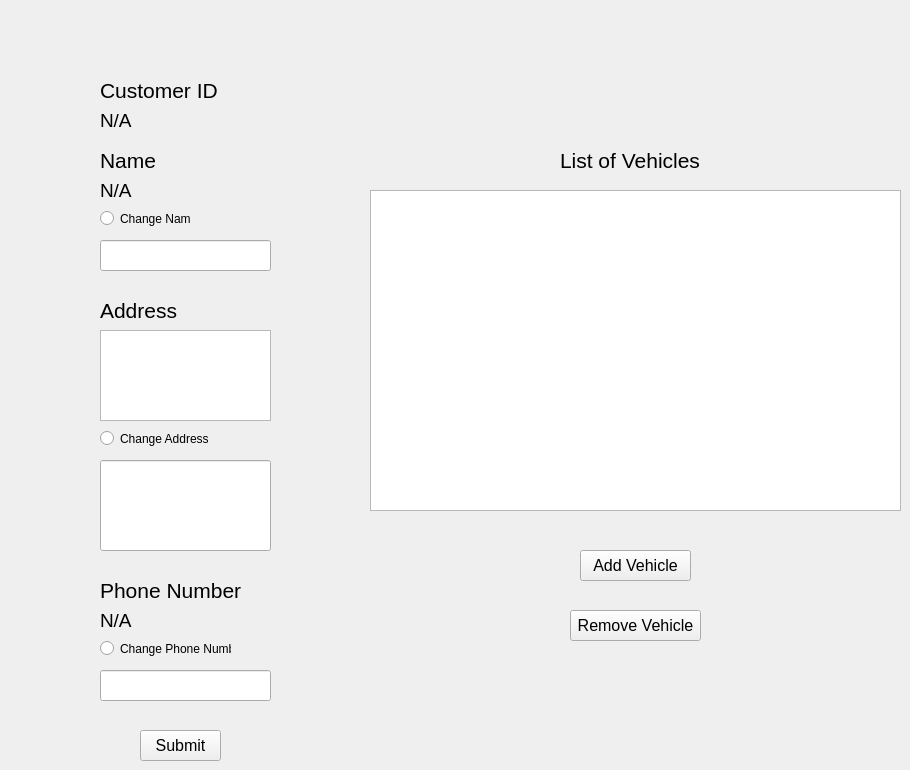
    <widget class="QWidget" name="edit_customer_page">
     <widget class="QLineEdit" name="edit_customer_address_input_box">
      <property name="geometry">
       <rect>
        <x>100</x>
        <y>460</y>
        <width>171</width>
        <height>91</height>
       </rect>
      </property>
     </widget>
     <widget class="QPushButton" name="edit_customer_submit_button">
      <property name="geometry">
       <rect>
        <x>140</x>
        <y>730</y>
        <width>81</width>
        <height>31</height>
       </rect>
      </property>
      <property name="font">
       <font>
        <pointsize>12</pointsize>
       </font>
      </property>
      <property name="text">
       <string>Submit</string>
      </property>
     </widget>
     <widget class="QLabel" name="edit_customer_phone_label">
      <property name="geometry">
       <rect>
        <x>100</x>
        <y>580</y>
        <width>171</width>
        <height>21</height>
       </rect>
      </property>
      <property name="font">
       <font>
        <pointsize>16</pointsize>
       </font>
      </property>
      <property name="text">
       <string>Phone Number</string>
      </property>
     </widget>
     <widget class="QLabel" name="edit_customer_name_label">
      <property name="geometry">
       <rect>
        <x>100</x>
        <y>150</y>
        <width>101</width>
        <height>21</height>
       </rect>
      </property>
      <property name="font">
       <font>
        <pointsize>16</pointsize>
       </font>
      </property>
      <property name="text">
       <string>Name</string>
      </property>
     </widget>
     <widget class="QLineEdit" name="edit_customer_name_input_box">
      <property name="geometry">
       <rect>
        <x>100</x>
        <y>240</y>
        <width>171</width>
        <height>31</height>
       </rect>
      </property>
     </widget>
     <widget class="QLineEdit" name="edit_customer_phone_input_box">
      <property name="geometry">
       <rect>
        <x>100</x>
        <y>670</y>
        <width>171</width>
        <height>31</height>
       </rect>
      </property>
     </widget>
     <widget class="QLabel" name="edit_customer_address_label">
      <property name="geometry">
       <rect>
        <x>100</x>
        <y>300</y>
        <width>101</width>
        <height>21</height>
       </rect>
      </property>
      <property name="font">
       <font>
        <pointsize>16</pointsize>
       </font>
      </property>
      <property name="text">
       <string>Address</string>
      </property>
     </widget>
     <widget class="QLabel" name="edit_customer_id_label">
      <property name="geometry">
       <rect>
        <x>100</x>
        <y>80</y>
        <width>131</width>
        <height>21</height>
       </rect>
      </property>
      <property name="font">
       <font>
        <pointsize>16</pointsize>
       </font>
      </property>
      <property name="text">
       <string>Customer ID</string>
      </property>
     </widget>
     <widget class="QLabel" name="edit_customer_id_display_label">
      <property name="geometry">
       <rect>
        <x>100</x>
        <y>110</y>
        <width>131</width>
        <height>21</height>
       </rect>
      </property>
      <property name="font">
       <font>
        <pointsize>14</pointsize>
       </font>
      </property>
      <property name="text">
       <string>N/A</string>
      </property>
     </widget>
     <widget class="QRadioButton" name="edit_customer_change_name_radioButton">
      <property name="geometry">
       <rect>
        <x>100</x>
        <y>210</y>
        <width>91</width>
        <height>17</height>
       </rect>
      </property>
      <property name="text">
       <string>Change Name</string>
      </property>
     </widget>
     <widget class="QRadioButton" name="edit_customer_change_address_radioButton">
      <property name="geometry">
       <rect>
        <x>100</x>
        <y>430</y>
        <width>111</width>
        <height>17</height>
       </rect>
      </property>
      <property name="text">
       <string>Change Address</string>
      </property>
     </widget>
     <widget class="QRadioButton" name="edit_customer_change_phone_radioButton">
      <property name="geometry">
       <rect>
        <x>100</x>
        <y>640</y>
        <width>131</width>
        <height>17</height>
       </rect>
      </property>
      <property name="text">
       <string>Change Phone Number</string>
      </property>
     </widget>
     <widget class="QPushButton" name="edit_customer_add_vehicle_button">
      <property name="geometry">
       <rect>
        <x>580</x>
        <y>550</y>
        <width>111</width>
        <height>31</height>
       </rect>
      </property>
      <property name="font">
       <font>
        <pointsize>12</pointsize>
       </font>
      </property>
      <property name="text">
       <string>Add Vehicle</string>
      </property>
     </widget>
     <widget class="QPushButton" name="edit_customer_remove_vehicle_button">
      <property name="geometry">
       <rect>
        <x>570</x>
        <y>610</y>
        <width>131</width>
        <height>31</height>
       </rect>
      </property>
      <property name="font">
       <font>
        <pointsize>12</pointsize>
       </font>
      </property>
      <property name="text">
       <string>Remove Vehicle</string>
      </property>
     </widget>
     <widget class="QLabel" name="edit_customer_vehicle_list_label">
      <property name="geometry">
       <rect>
        <x>560</x>
        <y>150</y>
        <width>151</width>
        <height>21</height>
       </rect>
      </property>
      <property name="font">
       <font>
        <pointsize>16</pointsize>
       </font>
      </property>
      <property name="text">
       <string>List of Vehicles</string>
      </property>
     </widget>
     <widget class="QTextBrowser" name="edit_customer_vechile_list_textBrowser">
      <property name="geometry">
       <rect>
        <x>370</x>
        <y>190</y>
        <width>531</width>
        <height>321</height>
       </rect>
      </property>
     </widget>
     <widget class="QLabel" name="edit_customer_phone_display_label">
      <property name="geometry">
       <rect>
        <x>100</x>
        <y>610</y>
        <width>131</width>
        <height>21</height>
       </rect>
      </property>
      <property name="font">
       <font>
        <pointsize>14</pointsize>
       </font>
      </property>
      <property name="text">
       <string>N/A</string>
      </property>
     </widget>
     <widget class="QTextBrowser" name="edit_customer_address_textBrowser">
      <property name="geometry">
       <rect>
        <x>100</x>
        <y>330</y>
        <width>171</width>
        <height>91</height>
       </rect>
      </property>
     </widget>
     <widget class="QLabel" name="edit_customer_name_display_label">
      <property name="geometry">
       <rect>
        <x>100</x>
        <y>180</y>
        <width>131</width>
        <height>21</height>
       </rect>
      </property>
      <property name="font">
       <font>
        <pointsize>14</pointsize>
       </font>
      </property>
      <property name="text">
       <string>N/A</string>
      </property>
     </widget>
    </widget>
